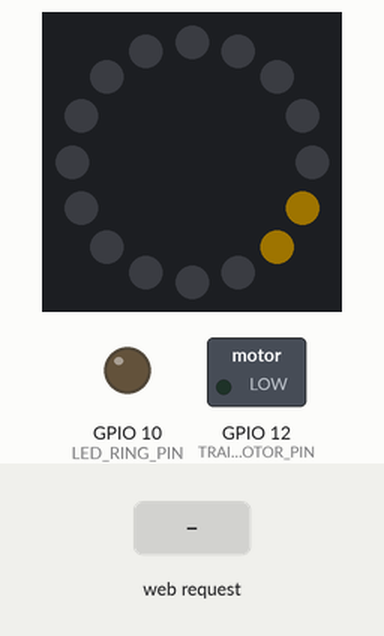
Bench run of a sketch on a simulated ESP32-S3. Parts: 16 RGB LEDs in a ring, first at the top, clockwise, switched loads named in the sketch (green lamp = pin HIGH), output pins drawn as LEDs (lit = HIGH). The inputs (shaded band) are chosen by the test bench. Dim RGB values are drawn brighter than linear; WiFi joins after 1.5 s; servers stay silent unless stated; the local clock reads 2024-03-15 10:24:30 at power-on unless the sketch sets it; what the sketch prints to the serial monitor is not drawn.

Above: at 4.0 s.
4.1 s: HTTP request GET /toggle?what=skysim received
At 5.97 s:
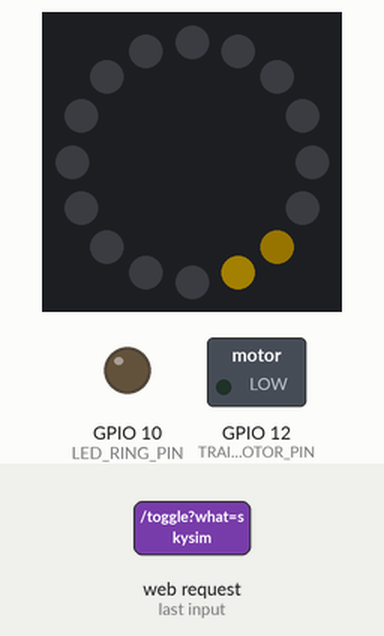
6.0 s: HTTP request GET /toggle?what=train received
At 6.08 s:
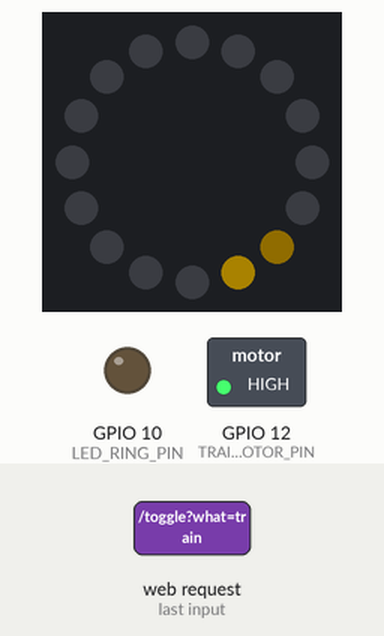
7.6 s: HTTP request GET /sim received
At 10.27 s:
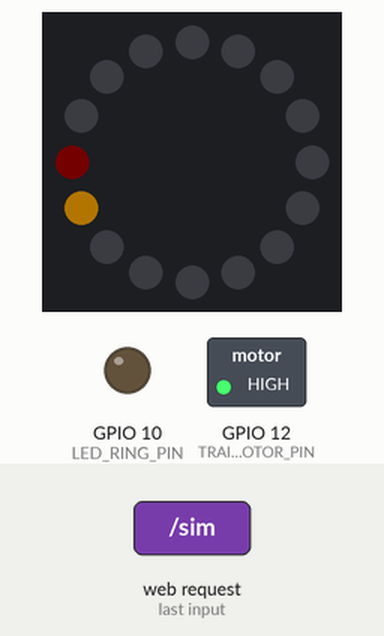
10.6 s: HTTP request GET /toggle?what=ring received
At 12.16 s:
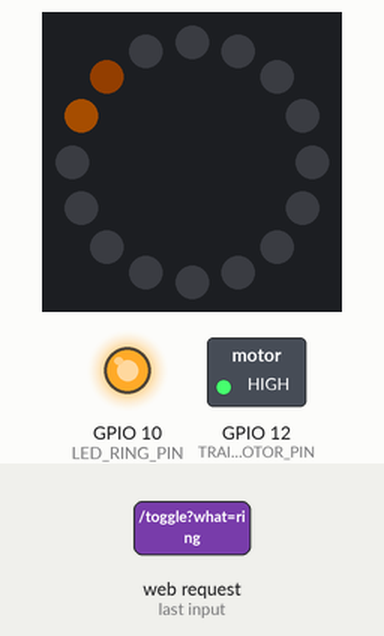
12.2 s: HTTP request GET /toggle?what=train received
At 13.5 s:
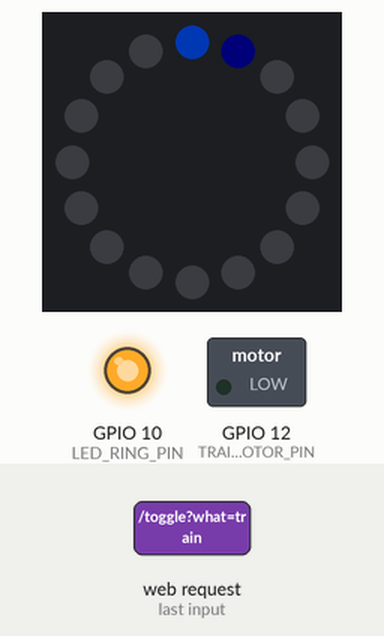
13.8 s: HTTP request GET /toggle?what=sky received
At 15.2 s:
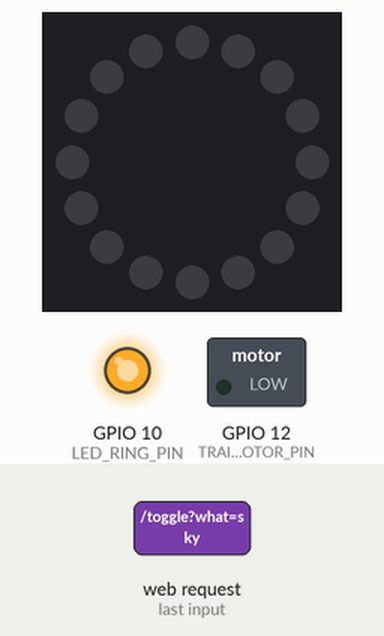
Timing chart, 0 to 16.3 s (numbered marks = the images above; inputs shaded):
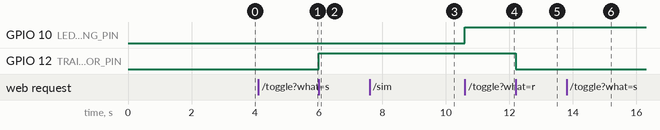

The sketch:

model_train_sky_web.ino
```cpp
/*
  ESP32-S3 Feather controller (based on your working sketch)

  Changes:
  - Added Sky Sim slider (seconds per simulated hour)
  - Added Sky Sim toggle button
  - Sky rendering is smooth between LEDs (blends two adjacent pixels)
  - Sun color shifts toward orange/red near ends (sunrise/sunset)
  - Sky is never intentionally cleared when train runs; periodic refresh keeps it "staying on"

  Pins:
  - Train DC motor: GPIO 12 (ON/OFF)
  - LED Ring: GPIO 10 (ON/OFF)
  - Sky: APA102 (16 LEDs) on MOSI/SCK
*/

#include <WiFi.h>
#include <WebServer.h>
#include <FastLED.h>
#include <time.h>

// -------- WiFi credentials --------
const char* WIFI_SSID = "YOUR_WIFI_SSID";
const char* WIFI_PASS = "YOUR_WIFI_PASSWORD";

// -------- Time / timezone --------
const char* TZ_INFO = "EST5EDT,M3.2.0/2,M11.1.0/2"; // America/Toronto rules
const char* NTP1 = "pool.ntp.org";
const char* NTP2 = "time.nist.gov";

// -------- Pins --------
static const uint8_t TRAIN_MOTOR_PIN = 12; // DC motor control (ON/OFF)
static const uint8_t LED_RING_PIN    = 10; // ON/OFF

// -------- APA102 Sky --------
static const uint8_t NUM_LEDS = 16;
CRGB leds[NUM_LEDS];

// Use Feather SPI pins (DATA=MOSI, CLK=SCK)
#ifndef MOSI
  #define MOSI 35
#endif
#ifndef SCK
  #define SCK 36
#endif
static const uint8_t APA_DATA_PIN = MOSI;
static const uint8_t APA_CLK_PIN  = SCK;

// -------- State --------
bool trainOn = false;
bool ringOn  = false;
bool skyOn   = true;

// Sky simulation
bool skySimOn = false;

// Slider controls this: real seconds per simulated hour
// (Integer slider -> float stored)
float simSecondsPerHour = 2.0f;

// Sim base time when sim is enabled
unsigned long simStartMs = 0;
int simStartHour = 12;
int simStartMinute = 0;

WebServer server(80);

// -------- Time helpers --------
bool getLocalTimeHM(int &hour24, int &minute) {
  struct tm timeinfo;
  if (!getLocalTime(&timeinfo, 50)) return false;
  hour24 = timeinfo.tm_hour;
  minute = timeinfo.tm_min;
  return true;
}

// Get sky time: real or simulated
bool getSkyTimeHM(int &hour24, int &minute) {
  if (!skySimOn) {
    // If real time temporarily fails, do not "turn off" sky; just keep last displayed
    return getLocalTimeHM(hour24, minute);
  }

  // simulated time: advance smoothly
  unsigned long now = millis();
  float elapsedSec = (now - simStartMs) / 1000.0f;

  // Guard against bad slider value
  float secPerHour = simSecondsPerHour;
  if (secPerHour < 1.0f) secPerHour = 1.0f;
  if (secPerHour > 60.0f) secPerHour = 60.0f;

  float simMinutesPerSecond = 60.0f / secPerHour;
  int deltaMinutes = (int)(elapsedSec * simMinutesPerSecond);

  int baseMinutes = simStartHour * 60 + simStartMinute;
  int totalMinutes = baseMinutes + deltaMinutes;

  totalMinutes %= (24 * 60);
  if (totalMinutes < 0) totalMinutes += (24 * 60);

  hour24 = totalMinutes / 60;
  minute = totalMinutes % 60;
  return true;
}

static inline float clamp01(float x) {
  if (x < 0.0f) return 0.0f;
  if (x > 1.0f) return 1.0f;
  return x;
}

static inline uint8_t toU8(float x) {
  if (x < 0.0f) x = 0.0f;
  if (x > 255.0f) x = 255.0f;
  return (uint8_t)(x + 0.5f);
}

// Sun color: yellow mid-day, more orange/red near ends
CRGB sunColorForT(float t01) {
  // t01 is 0..1 across day (sunrise->sunset)
  // "edge" is 1 at ends, 0 at middle
  float edge = fabsf(2.0f * t01 - 1.0f);  // 0 mid, 1 ends

  // Base "noon" color
  CRGB noon = CRGB(255, 200, 0);

  // Sunset/sunrise color (more orange/red)
  CRGB edgeCol = CRGB(255, 60, 0);

  // Blend factor: push stronger near edges
  float k = clamp01(edge * edge); // quadratic for nicer curve
  uint8_t kb = toU8(k * 255.0f);

  return blend(noon, edgeCol, kb);
}

// Moon color: bluish
CRGB moonColor() {
  return CRGB(0, 80, 255);
}

// Render sky smoothly between pixels (two adjacent LEDs blend)
void renderSkySmooth() {
  static int lastA = -999;
  static int lastB = -999;
  static uint8_t lastWa = 0;
  static uint8_t lastWb = 0;
  static bool lastIsDay = false;
  static unsigned long lastForceMs = 0;

  int h, m;
  if (!getSkyTimeHM(h, m)) {
    // If time isn't available, do nothing (do NOT clear)
    return;
  }

  const int dayStart = 6;
  const int dayEnd   = 18;
  bool isDay = (h >= dayStart && h < dayEnd);

  float hourFrac = (float)h + (float)m / 60.0f;

  // Compute t 0..1 across the active span (day or night)
  float t = 0.0f;
  if (isDay) {
    t = (hourFrac - dayStart) / (float)(dayEnd - dayStart);
  } else {
    float hf = hourFrac;
    if (hf < dayStart) hf += 24.0f; // wrap night segment
    t = (hf - dayEnd) / (float)((dayStart + 24) - dayEnd);
  }
  t = clamp01(t);

  // position in [0..NUM_LEDS-1], fractional
  float posf = t * (NUM_LEDS - 1);
  int a = (int)floorf(posf);
  int b = a + 1;
  if (b >= NUM_LEDS) b = NUM_LEDS - 1;

  float frac = posf - (float)a; // 0..1
  uint8_t wb = toU8(frac * 255.0f);
  uint8_t wa = 255 - wb;

  // Only redraw if something changed, but also force refresh periodically
  unsigned long now = millis();
  bool changed = (a != lastA) || (b != lastB) || (wa != lastWa) || (wb != lastWb) || (isDay != lastIsDay);
  bool force = (now - lastForceMs) > 2000; // force a show every 2s so it never "goes stale"

  if (!changed && !force) return;

  lastForceMs = now;
  lastA = a; lastB = b; lastWa = wa; lastWb = wb; lastIsDay = isDay;

  // Clear and set two pixels with brightness weights
  for (int i = 0; i < NUM_LEDS; i++) leds[i] = CRGB::Black;

  CRGB c = isDay ? sunColorForT(t) : moonColor();

  // Scale by weights (CRGB::nscale8_video keeps a minimum visible glow)
  CRGB ca = c; ca.nscale8_video(wa);
  CRGB cb = c; cb.nscale8_video(wb);

  leds[a] += ca;
  leds[b] += cb;

  FastLED.show();
}

void clearSky() {
  FastLED.clear(true);
}

// -------- Web UI --------
const char PAGE_INDEX[] PROGMEM = R"HTML(
<!doctype html>
<html>
<head>
  <meta name="viewport" content="width=device-width, initial-scale=1">
  <title>Train Controller</title>
  <style>
    body { font-family: sans-serif; max-width: 520px; margin: 24px auto; padding: 0 12px; }
    .card { border: 1px solid #ddd; border-radius: 10px; padding: 14px; margin: 12px 0; }
    .row { display: flex; gap: 10px; margin: 10px 0; flex-wrap: wrap; }
    button { flex: 1; padding: 14px; font-size: 16px; min-width: 150px; }
    .small { color: #666; font-size: 13px; }
    input[type="range"] { width: 100%; }
    pre { white-space: pre-wrap; }
  </style>
</head>
<body>
  <h2>Train Controller</h2>

  <div class="card">
    <div class="row">
      <button onclick="toggle('train')">Train ON/OFF</button>
      <button onclick="toggle('ring')">LEDs ON/OFF</button>
      <button onclick="toggle('sky')">Sky ON/OFF</button>
      <button onclick="toggle('skysim')">Sky Sim ON/OFF</button>
    </div>

    <div style="margin-top:12px;">
      <div>Sky Sim speed: <span id="simVal">2</span> sec / hour</div>
      <input id="sim" type="range" min="1" max="30" value="2" oninput="setSim(this.value)" />
      <div class="small">Lower = faster. 2 means 1 simulated hour every 2 seconds.</div>
    </div>
  </div>

  <div class="card">
    <button onclick="refresh()">Refresh status</button>
    <pre id="status"></pre>
  </div>

<script>
function api(path) { return fetch(path, {cache: "no-store"}).then(r => r.text()); }

function toggle(what) {
  api(`/toggle?what=${what}`).then(refresh);
}

function setSim(v) {
  document.getElementById('simVal').textContent = v;
  api(`/sim?sec=${v}`);
}

function refresh() {
  api('/status').then(t => document.getElementById('status').textContent = t);
}

refresh();
</script>
</body>
</html>
)HTML";

void handleRoot() {
  server.send(200, "text/html", PAGE_INDEX);
}

// /toggle?what=train|ring|sky|skysim
void handleToggle() {
  String what = server.arg("what");

  if (what == "train") {
    trainOn = !trainOn;
    digitalWrite(TRAIN_MOTOR_PIN, trainOn ? HIGH : LOW);

  } else if (what == "ring") {
    ringOn = !ringOn;
    digitalWrite(LED_RING_PIN, ringOn ? HIGH : LOW);

  } else if (what == "sky") {
    skyOn = !skyOn;
    if (!skyOn) clearSky();

  } else if (what == "skysim") {
    skySimOn = !skySimOn;

    // When enabling sim, seed it from real time if available
    int h, m;
    if (getLocalTimeHM(h, m)) {
      simStartHour = h;
      simStartMinute = m;
    } else {
      simStartHour = 12;
      simStartMinute = 0;
    }
    simStartMs = millis();
  }

  server.send(200, "text/plain", "OK");
}

// /sim?sec=1..30   (seconds per simulated hour)
void handleSim() {
  int sec = server.arg("sec").toInt();
  if (sec < 1) sec = 1;
  if (sec > 30) sec = 30;

  // Preserve continuity: rebase sim start so it doesn't "jump"
  if (skySimOn) {
    int h, m;
    if (getSkyTimeHM(h, m)) {
      simStartHour = h;
      simStartMinute = m;
      simStartMs = millis();
    }
  }

  simSecondsPerHour = (float)sec;
  server.send(200, "text/plain", "OK");
}

void handleStatus() {
  int h = -1, m = -1;
  bool ok = getSkyTimeHM(h, m);

  char buf[320];
  if (ok) {
    snprintf(buf, sizeof(buf),
      "sky_time: %02d:%02d%s\ntrain: %s\nleds: %s\nsky: %s\nsky_sim: %s\nsim_speed: %.0f sec / hour\n",
      h, m, skySimOn ? " (sim)" : "",
      trainOn ? "on" : "off",
      ringOn ? "on" : "off",
      skyOn ? "on" : "off",
      skySimOn ? "on" : "off",
      simSecondsPerHour
    );
  } else {
    snprintf(buf, sizeof(buf),
      "sky_time: (not synced yet)\ntrain: %s\nleds: %s\nsky: %s\nsky_sim: %s\nsim_speed: %.0f sec / hour\n",
      trainOn ? "on" : "off",
      ringOn ? "on" : "off",
      skyOn ? "on" : "off",
      skySimOn ? "on" : "off",
      simSecondsPerHour
    );
  }

  server.send(200, "text/plain", buf);
}

// -------- Setup / Loop --------
unsigned long lastSkyUpdateMs = 0;

void setup() {
  // Serial + IP printout
  Serial.begin(115200);
  delay(1200);

  // Outputs
  pinMode(TRAIN_MOTOR_PIN, OUTPUT);
  pinMode(LED_RING_PIN, OUTPUT);

  digitalWrite(TRAIN_MOTOR_PIN, LOW);
  digitalWrite(LED_RING_PIN, LOW);

  // APA102
  FastLED.addLeds<APA102, APA_DATA_PIN, APA_CLK_PIN, BGR>(leds, NUM_LEDS);
  FastLED.setBrightness(60);
  // Optional: makes low-level blends look steadier
  FastLED.setDither(false);

  clearSky();

  // WiFi connect
  Serial.print("Connecting to WiFi: ");
  Serial.println(WIFI_SSID);

  WiFi.mode(WIFI_STA);
  WiFi.begin(WIFI_SSID, WIFI_PASS);

  unsigned long t0 = millis();
  while (WiFi.status() != WL_CONNECTED && millis() - t0 < 10000) {
    delay(200);
    Serial.print(".");
  }
  Serial.println();

  if (WiFi.status() == WL_CONNECTED) {
    WiFi.setSleep(false); // reduces latency
    Serial.print("IP address: ");
    Serial.println(WiFi.localIP());
  } else {
    Serial.println("WiFi not connected yet (server still starts).");
  }

  // Time
  configTzTime(TZ_INFO, NTP1, NTP2);

  // Web
  server.on("/", handleRoot);
  server.on("/toggle", handleToggle);
  server.on("/status", handleStatus);
  server.on("/sim", handleSim);
  server.begin();

  Serial.println("Web server started.");
}

void loop() {
  server.handleClient();

  // Update sky ~20 times per second so the blending looks smooth
  // (Not heavy: only 16 LEDs)
  if (skyOn) {
    unsigned long now = millis();
    if (now - lastSkyUpdateMs > 50) {   // 50ms -> smooth motion
      lastSkyUpdateMs = now;
      renderSkySmooth();
    }
  }
}
```

Measured:
- after the input at 6.0 s, GPIO 12 (TRAIN_MOTOR_PIN): LOW → HIGH at once
- after the input at 10.6 s, GPIO 10 (LED_RING_PIN): LOW → HIGH at once
- after the input at 12.2 s, GPIO 12 (TRAIN_MOTOR_PIN): HIGH → LOW at once
- after the input at 13.8 s, the LEDs: change at once (image 6)
